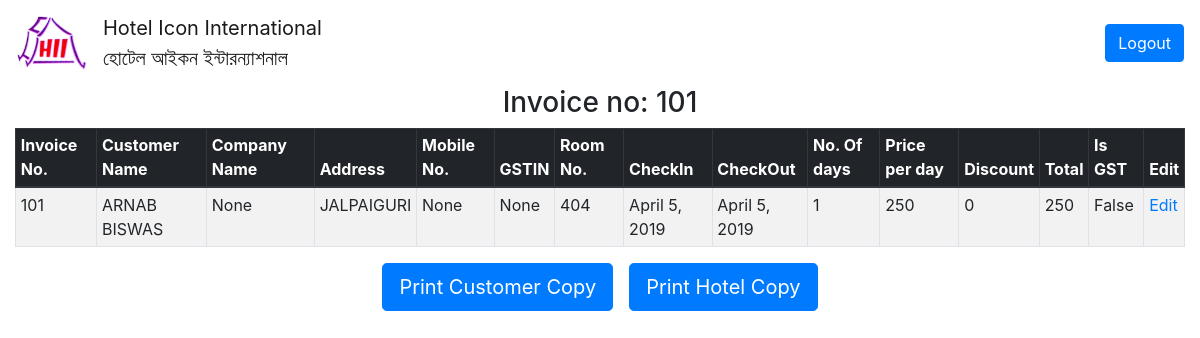
Screenshot of /accounts/invoicedetail/101/ (signed in) with the database file from the repository.
### mainapp/models.py (models this page shows, shortened)
class Invoice(models.Model):
    invoice_no = models.CharField(max_length=30,unique=True)
    name = models.CharField(max_length=30)
    company_name = models.CharField(max_length=30,null=True,blank=True)
    address = models.CharField(max_length=60,null=True,blank=True)
    phone = models.CharField(max_length=13,null=True,blank=True)
    person_count = models.CharField(max_length=30)
    gstin = models.CharField(max_length=30,blank=True,null=True)
    date = models.DateField()
    room_no = models.CharField(max_length=7)
    check_in = models.DateField(verbose_name="Room In")
    check_out = models.DateField(verbose_name="Room Out")
    days_count = models.IntegerField()
    rate = models.IntegerField()
    room_no_2 = models.CharField(max_length=7,blank=True, null=True)
    check_in_2 = models.DateField(blank=True, null=True, verbose_name="Room In 2")
    check_out_2 = models.DateField(blank=True, null=True, verbose_name="Room out 2")
    days_count_2 = models.IntegerField(default=0)
    rate_2 = models.IntegerField(default=0)
    room_no_3 = models.CharField(max_length=7,blank=True, null=True)
    check_in_3 = models.DateField(blank=True, null=True, verbose_name="Room In 3")
    check_out_3 = models.DateField(blank=True, null=True, verbose_name="Room out 3")
    days_count_3 = models.IntegerField(default=0)
    rate_3 = models.IntegerField(default=0)
    discount = models.IntegerField(default=0)
    remark = models.CharField(max_length=50,null=True,blank=True)
    is_gst = models.BooleanField(default=False)
    def total(self): return (self.rate*self.days_count)
    def total_days(self): return self.days_count + self.days_count_2 + self.days_count_3
    def final_checkout(self):
        if self.check_out_3: return self.check_out_3
        elif self.check_out_2: return self.check_out_2
        else: return self.check_out

### mainapp/views.py (the view)
# urls.py: path('accounts/invoicedetail/<no>/', views.invoice_detail,name="invoicedetail"),
@login_required
def invoice_detail(request,no):
    obj = Invoice.objects.get(invoice_no=no)
    return render(request,'invoicedetail.html',{'obj':obj})

### mainapp/templates/invoicedetail.html
{% extends 'master.html' %}
{% block content %}
<div class="container-fluid">
    <h3 class="text-center">Invoice no: {{obj.invoice_no}} </h3>
    <table class="table table-striped table-sm table-hover table-bordered">
        <thead class="thead-dark">
            <th scope="col">Invoice No.</th>
            <th scope="col">Customer Name</th>
            <th scope="col">Company Name</th>
            <th scope="col">Address</th>
            <th scope="col">Mobile No.</th>
            <th scope="col">GSTIN</th>
            <th scope="col">Room No.</th>
            <th scope="col">CheckIn</th>
            <th scope="col">CheckOut</th>
            <th scope="col">No. Of days</th>
            <th scope="col">Price per day</th>
            <th scope="col">Discount</th>
            <th scope="col">Total</th>
            <th scope="col">Is GST</th>
            <th scope="col">Edit</th>
        </thead>
        <tbody>
            <tr scope="row">
                <td>{{obj.invoice_no}}</td>
                <td>{{obj.name}}</td>
                <td>{{obj.company_name}}</td>
                <td>{{obj.address}}</td>
                <td>{{obj.phone}}</td>
                <td>{{obj.gstin}}</td>
                <td>{{obj.room_no}}</td>
                <td>{{obj.check_in}}</td>
                <td>{{obj.final_checkout}}</td>
                <td>{{obj.total_days}}</td>
                <td>{{obj.rate}}</td>
                <td>{{obj.discount}}</td>
                <td>{{obj.total}}</td>
                <td>{{obj.is_gst}}</td>
                <td><a href="{% url 'editinvoice' obj.invoice_no %}">Edit</a></td>
            </tr>
        </tbody>
    </table>
    <div class="container">
        <div class="row justify-content-center">
                <a href="{% url 'printinvcc' obj.invoice_no %}" class="btn btn-lg btn-primary mx-2">Print Customer Copy</a>
                <a href="{% url 'printinvhc' obj.invoice_no %}" class="btn btn-lg btn-primary mx-2">Print Hotel Copy</a>
        </div>
    </div>
</div>
{% endblock %}

### mainapp/templates/master.html (shortened to what this page needs)
<!DOCTYPE html>
<html lang="en">
<head>
{% load static %}
    <link rel="stylesheet" href="{% static 'css/bootstrap.min.css' %}">
</head>
<body>
        <nav class="navbar navbar-light" style="background-color: #fff">
            <a class="navbar-brand" href="#">
            <img src="{% static 'logo.png' %}" width="71px">
            </a>
            <a class="navbar-brand mr-auto" href="/accounts/profile/">
                Hotel Icon International <br>
                হোটেল আইকন ইন্টারন্যাশনাল
            </a>
            <a href="{% url 'logout' %}" class="navbar-item btn btn-round btn-primary">Logout</a>
        </nav>
    {% block content %}{% endblock %}
</body>
</html>

### rows the page displays
Invoice: invoice_no "101", name "ARNAB BISWAS", company_name "None", address "JALPAIGURI", phone "None", gstin "None", room_no "404", check_in "April 5, 2019", final_checkout "April 5, 2019", total_days "1", rate "250", discount "0", total "250", is_gst "False"
